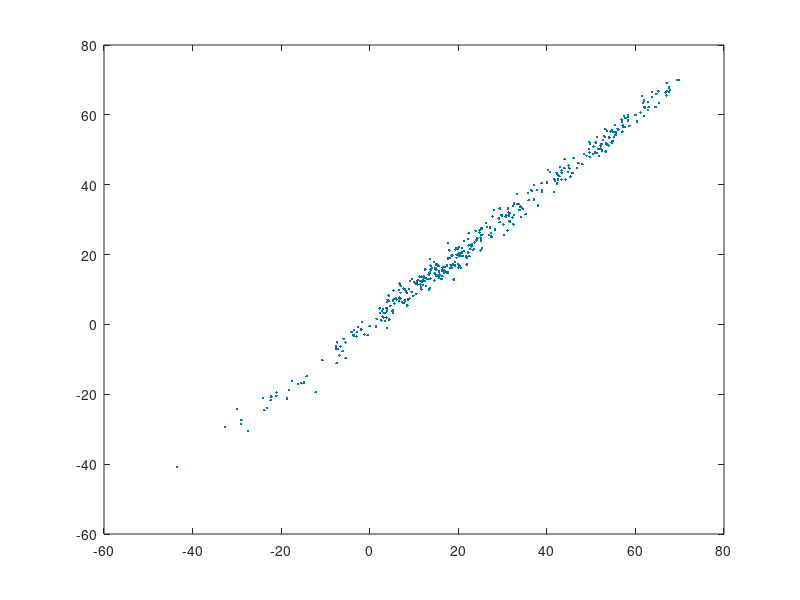

Write the MATLAB code that produced this figure. (Note: this script raises an error after producing the figure.)
rng default
n=400;
stim=randn(n,1)*4+15;

stim=zeros(n,1)*4;
for i=2:numel(stim)
    stim(i)=stim(i-1)+randn*5;
end

meas=stim+randn(n,1)*2;

dx=0.1;
x=-100:dx:100;

prior=normpdf(x,mean(stim),std(stim));

perc=zeros(size(stim));

for i=1:n
    like=normpdf(meas(i),x,2);
    post=like.*prior;
    post=post/sum(post*dx);
    perc(i)=post*x'*dx;
    %plot(x,like,x,prior,x,post)
end
%%
plot(stim,perc,'.')
refline
hold on
plot(xlim,xlim,'--k')
hold off

disp(sum((meas-stim).^2)/n)
disp(sum((perc-stim).^2)/n)
